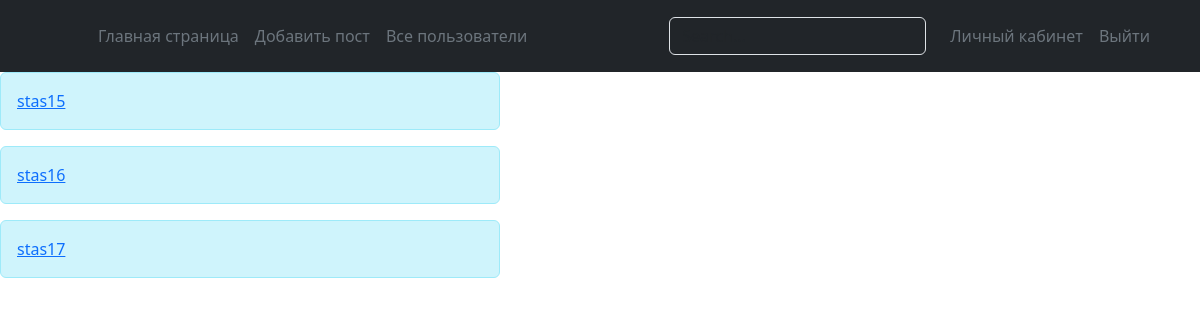
Page /all_user (signed in) on the earlier database version.
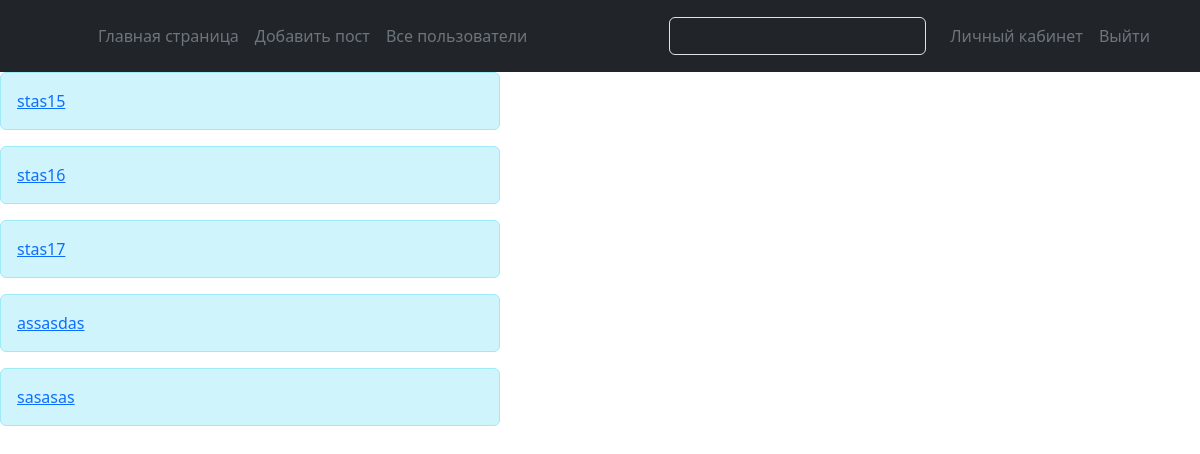
Same page on the later database version.
### app.py (models this page shows, shortened)
class User(db.Model, UserMixin):
    id = db.Column(db.Integer, primary_key=True)
    username = db.Column(db.String(30), nullable=False, unique=True, index=True)
    password = db.Column(db.String)
    rol = db.Column(db.String(15), index=True)
    date_registration = db.Column(db.DateTime, default=datetime.utcnow)
    user_cards = db.relationship("Cards", backref="user")

### app.py (the view)
@app.route("/all_user")
def user_friend():
    users = User.query.all()
    return render_template('all_user.html', users=users)

### app.py (called while the page is built)
@login.user_loader
def load_user(user_id):
    return User.query.get(user_id)

### templates/all_user.html
{% extends 'base.html' %}
{% block body %}
{% for user in users %}
<div class="alert alert-dismissible alert-info col-5"
                         role="alert"
                         id="alert">
<a href="{{ url_for('acc_user', id=user.id) }}" >{{ user.username }} </a>
</div>
{% endfor %}
{% endblock %}

Differences in the rows shown:
added User: username "assasdas"
added User: username "sasasas"
